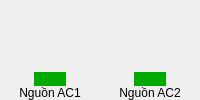
                                       <widget class="QWidget" name="widget_53" native="true">
                                        <layout class="QVBoxLayout" name="verticalLayout_44">
                                         <property name="spacing">
                                          <number>0</number>
                                         </property>
                                         <property name="leftMargin">
                                          <number>0</number>
                                         </property>
                                         <property name="topMargin">
                                          <number>0</number>
                                         </property>
                                         <property name="rightMargin">
                                          <number>0</number>
                                         </property>
                                         <property name="bottomMargin">
                                          <number>0</number>
                                         </property>
                                         <item>
                                          <widget class="QWidget" name="widget_55" native="true">
                                           <layout class="QHBoxLayout" name="horizontalLayout_32">
                                            <property name="spacing">
                                             <number>0</number>
                                            </property>
                                            <property name="leftMargin">
                                             <number>0</number>
                                            </property>
                                            <property name="topMargin">
                                             <number>0</number>
                                            </property>
                                            <property name="rightMargin">
                                             <number>0</number>
                                            </property>
                                            <property name="bottomMargin">
                                             <number>0</number>
                                            </property>
                                            <item>
                                             <widget class="QWidget" name="widget_56" native="true">
                                              <layout class="QVBoxLayout" name="verticalLayout_28">
                                               <property name="spacing">
                                                <number>0</number>
                                               </property>
                                               <property name="leftMargin">
                                                <number>0</number>
                                               </property>
                                               <property name="topMargin">
                                                <number>0</number>
                                               </property>
                                               <property name="rightMargin">
                                                <number>0</number>
                                               </property>
                                               <property name="bottomMargin">
                                                <number>0</number>
                                               </property>
                                               <item>
                                                <widget class="QWidget" name="widget_116" native="true">
                                                 <property name="sizePolicy">
                                                  <sizepolicy hsizetype="Preferred" vsizetype="Preferred">
                                                   <horstretch>0</horstretch>
                                                   <verstretch>0</verstretch>
                                                  </sizepolicy>
                                                 </property>
                                                 <property name="styleSheet">
                                                  <string notr="true"/>
                                                 </property>
                                                 <layout class="QVBoxLayout" name="verticalLayout_71">
                                                  <property name="spacing">
                                                   <number>0</number>
                                                  </property>
                                                  <property name="leftMargin">
                                                   <number>0</number>
                                                  </property>
                                                  <property name="topMargin">
                                                   <number>0</number>
                                                  </property>
                                                  <property name="rightMargin">
                                                   <number>0</number>
                                                  </property>
                                                  <property name="bottomMargin">
                                                   <number>0</number>
                                                  </property>
                                                  <item>
                                                   <widget class="QLabel" name="label_38">
                                                    <property name="sizePolicy">
                                                     <sizepolicy hsizetype="Preferred" vsizetype="Preferred">
                                                      <horstretch>0</horstretch>
                                                      <verstretch>0</verstretch>
                                                     </sizepolicy>
                                                    </property>
                                                    <property name="contextMenuPolicy">
                                                     <enum>Qt::DefaultContextMenu</enum>
                                                    </property>
                                                    <property name="text">
                                                     <string/>
                                                    </property>
                                                    <property name="pixmap">
                                                     <pixmap>:/images/images/images/logo-binh-chung-thong-tin-lien-lac.png</pixmap>
                                                    </property>
                                                    <property name="scaledContents">
                                                     <bool>true</bool>
                                                    </property>
                                                    <property name="wordWrap">
                                                     <bool>false</bool>
                                                    </property>
                                                    <property name="margin">
                                                     <number>0</number>
                                                    </property>
                                                    <property name="openExternalLinks">
                                                     <bool>false</bool>
                                                    </property>
                                                   </widget>
                                                  </item>
                                                  <item>
                                                   <widget class="QLabel" name="label_46">
                                                    <property name="sizePolicy">
                                                     <sizepolicy hsizetype="Fixed" vsizetype="Fixed">
                                                      <horstretch>0</horstretch>
                                                      <verstretch>0</verstretch>
                                                     </sizepolicy>
                                                    </property>
                                                    <property name="styleSheet">
                                                     <string notr="true">background-position: center;
background-repeat: no-repeat</string>
                                                    </property>
                                                    <property name="text">
                                                     <string/>
                                                    </property>
                                                    <property name="alignment">
                                                     <set>Qt::AlignCenter</set>
                                                    </property>
                                                   </widget>
                                                  </item>
                                                 </layout>
                                                </widget>
                                               </item>
                                               <item>
                                                <widget class="QWidget" name="widget_117" native="true">
                                                 <property name="sizePolicy">
                                                  <sizepolicy hsizetype="Preferred" vsizetype="Fixed">
                                                   <horstretch>0</horstretch>
                                                   <verstretch>0</verstretch>
                                                  </sizepolicy>
                                                 </property>
                                                 <layout class="QHBoxLayout" name="horizontalLayout_62">
                                                  <property name="spacing">
                                                   <number>0</number>
                                                  </property>
                                                  <property name="leftMargin">
                                                   <number>0</number>
                                                  </property>
                                                  <property name="topMargin">
                                                   <number>0</number>
                                                  </property>
                                                  <property name="rightMargin">
                                                   <number>0</number>
                                                  </property>
                                                  <property name="bottomMargin">
                                                   <number>0</number>
                                                  </property>
                                                  <item>
                                                   <widget class="QWidget" name="widget_118" native="true">
                                                    <layout class="QVBoxLayout" name="verticalLayout_72">
                                                     <property name="spacing">
                                                      <number>0</number>
                                                     </property>
                                                     <property name="leftMargin">
                                                      <number>0</number>
                                                     </property>
                                                     <property name="topMargin">
                                                      <number>0</number>
                                                     </property>
                                                     <property name="rightMargin">
                                                      <number>0</number>
                                                     </property>
                                                     <property name="bottomMargin">
                                                      <number>0</number>
                                                     </property>
                                                     <item>
                                                      <widget class="QWidget" name="widget_119" native="true">
                                                       <layout class="QHBoxLayout" name="horizontalLayout_63">
                                                        <property name="spacing">
                                                         <number>0</number>
                                                        </property>
                                                        <property name="leftMargin">
                                                         <number>0</number>
                                                        </property>
                                                        <property name="topMargin">
                                                         <number>0</number>
                                                        </property>
                                                        <property name="rightMargin">
                                                         <number>0</number>
                                                        </property>
                                                        <property name="bottomMargin">
                                                         <number>0</number>
                                                        </property>
                                                        <item>
                                                         <widget class="QPushButton" name="pushButton_ac1_3">
                                                          <property name="sizePolicy">
                                                           <sizepolicy hsizetype="Fixed" vsizetype="Fixed">
                                                            <horstretch>0</horstretch>
                                                            <verstretch>0</verstretch>
                                                           </sizepolicy>
                                                          </property>
                                                          <property name="styleSheet">
                                                           <string notr="true">
QPushButton {
    border-radius: 10px;
background-color: rgb(0, 170, 0);
}</string>
                                                          </property>
                                                          <property name="text">
                                                           <string/>
                                                          </property>
                                                         </widget>
                                                        </item>
                                                       </layout>
                                                      </widget>
                                                     </item>
                                                     <item>
                                                      <widget class="QWidget" name="widget_120" native="true">
                                                       <property name="sizePolicy">
                                                        <sizepolicy hsizetype="Preferred" vsizetype="Fixed">
                                                         <horstretch>0</horstretch>
                                                         <verstretch>0</verstretch>
                                                        </sizepolicy>
                                                       </property>
                                                       <layout class="QVBoxLayout" name="verticalLayout_73">
                                                        <property name="spacing">
                                                         <number>0</number>
                                                        </property>
                                                        <property name="leftMargin">
                                                         <number>0</number>
                                                        </property>
                                                        <property name="topMargin">
                                                         <number>0</number>
                                                        </property>
                                                        <property name="rightMargin">
                                                         <number>0</number>
                                                        </property>
                                                        <property name="bottomMargin">
                                                         <number>0</number>
                                                        </property>
                                                        <item>
                                                         <widget class="QLabel" name="label_47">
                                                          <property name="sizePolicy">
                                                           <sizepolicy hsizetype="Preferred" vsizetype="Fixed">
                                                            <horstretch>0</horstretch>
                                                            <verstretch>0</verstretch>
                                                           </sizepolicy>
                                                          </property>
                                                          <property name="styleSheet">
                                                           <string notr="true">color: rgb(0, 0, 0);
font: 12pt &quot;Segoe UI&quot;;</string>
                                                          </property>
                                                          <property name="text">
                                                           <string>Nguồn AC1</string>
                                                          </property>
                                                          <property name="alignment">
                                                           <set>Qt::AlignCenter</set>
                                                          </property>
                                                         </widget>
                                                        </item>
                                                       </layout>
                                                      </widget>
                                                     </item>
                                                    </layout>
                                                   </widget>
                                                  </item>
                                                  <item>
                                                   <widget class="QWidget" name="widget_121" native="true">
                                                    <property name="sizePolicy">
                                                     <sizepolicy hsizetype="Preferred" vsizetype="Fixed">
                                                      <horstretch>0</horstretch>
                                                      <verstretch>0</verstretch>
                                                     </sizepolicy>
                                                    </property>
                                                    <layout class="QVBoxLayout" name="verticalLayout_74">
                                                     <property name="spacing">
                                                      <number>0</number>
                                                     </property>
                                                     <property name="leftMargin">
                                                      <number>0</number>
                                                     </property>
                                                     <property name="topMargin">
                                                      <number>0</number>
                                                     </property>
                                                     <property name="rightMargin">
                                                      <number>0</number>
                                                     </property>
                                                     <property name="bottomMargin">
                                                      <number>0</number>
                                                     </property>
                                                     <item>
                                                      <widget class="QWidget" name="widget_122" native="true">
                                                       <property name="sizePolicy">
                                                        <sizepolicy hsizetype="Preferred" vsizetype="Fixed">
                                                         <horstretch>0</horstretch>
                                                         <verstretch>0</verstretch>
                                                        </sizepolicy>
                                                       </property>
                                                       <layout class="QHBoxLayout" name="horizontalLayout_64">
                                                        <property name="spacing">
                                                         <number>0</number>
                                                        </property>
                                                        <property name="leftMargin">
                                                         <number>0</number>
                                                        </property>
                                                        <property name="topMargin">
                                                         <number>0</number>
                                                        </property>
                                                        <property name="rightMargin">
                                                         <number>0</number>
                                                        </property>
                                                        <property name="bottomMargin">
                                                         <number>0</number>
                                                        </property>
                                                        <item>
                                                         <widget class="QPushButton" name="pushButton_ac2_3">
                                                          <property name="sizePolicy">
                                                           <sizepolicy hsizetype="Fixed" vsizetype="Fixed">
                                                            <horstretch>0</horstretch>
                                                            <verstretch>0</verstretch>
                                                           </sizepolicy>
                                                          </property>
                                                          <property name="styleSheet">
                                                           <string notr="true">
QPushButton {
    border-radius: 10px;
background-color: rgb(0, 170, 0);
}</string>
                                                          </property>
                                                          <property name="text">
                                                           <string/>
                                                          </property>
                                                         </widget>
                                                        </item>
                                                       </layout>
                                                      </widget>
                                                     </item>
                                                     <item>
                                                      <widget class="QWidget" name="widget_123" native="true">
                                                       <property name="sizePolicy">
                                                        <sizepolicy hsizetype="Preferred" vsizetype="Fixed">
                                                         <horstretch>0</horstretch>
                                                         <verstretch>0</verstretch>
                                                        </sizepolicy>
                                                       </property>
                                                       <layout class="QVBoxLayout" name="verticalLayout_75">
                                                        <property name="spacing">
                                                         <number>0</number>
                                                        </property>
                                                        <property name="leftMargin">
                                                         <number>0</number>
                                                        </property>
                                                        <property name="topMargin">
                                                         <number>0</number>
                                                        </property>
                                                        <property name="rightMargin">
                                                         <number>0</number>
                                                        </property>
                                                        <property name="bottomMargin">
                                                         <number>0</number>
                                                        </property>
                                                        <item>
                                                         <widget class="QLabel" name="label_54">
                                                          <property name="sizePolicy">
                                                           <sizepolicy hsizetype="Preferred" vsizetype="Fixed">
                                                            <horstretch>0</horstretch>
                                                            <verstretch>0</verstretch>
                                                           </sizepolicy>
                                                          </property>
                                                          <property name="styleSheet">
                                                           <string notr="true">color: rgb(0, 0, 0);
font: 12pt &quot;Segoe UI&quot;;</string>
                                                          </property>
                                                          <property name="text">
                                                           <string>Nguồn AC2</string>
                                                          </property>
                                                          <property name="alignment">
                                                           <set>Qt::AlignCenter</set>
                                                          </property>
                                                         </widget>
                                                        </item>
                                                       </layout>
                                                      </widget>
                                                     </item>
                                                    </layout>
                                                   </widget>
                                                  </item>
                                                 </layout>
                                                </widget>
                                               </item>
                                              </layout>
                                             </widget>
                                            </item>
                                           </layout>
                                          </widget>
                                         </item>
                                        </layout>
                                       </widget>
